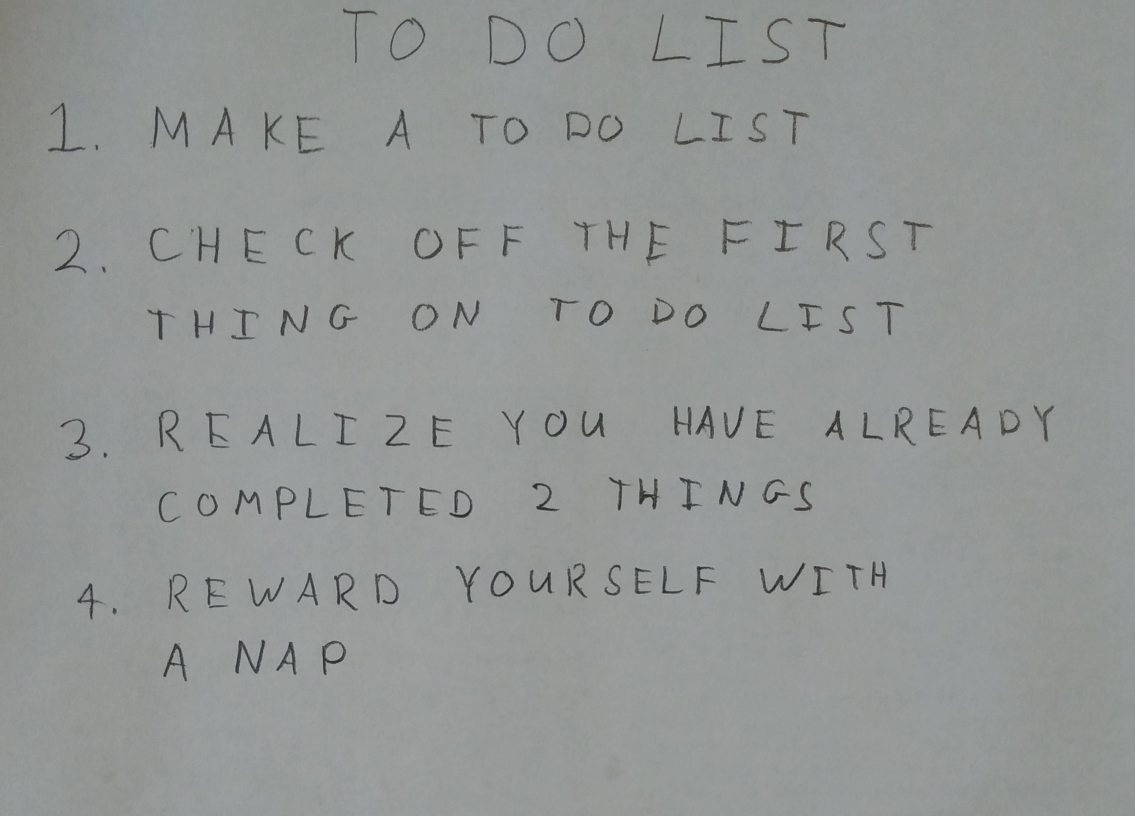
#> input picture PS5/images/01_list.jpg, 2270 x 1631 px (shown at 1/2 size); its folder holds only this picture in this run
$ python run_q4.py   (older library calls are emulated)
#> lines starting #> are read from the running program, lines starting #| are printed output that depends on the picture; after the words box and inside, x2 and y2 are one past the last pixel; in counts of white or black regions, pixels touching at a corner belong together
### PS5/python/q4.py
import numpy as np

import skimage
import skimage.measure
import skimage.color
import skimage.restoration
import skimage.filters
import skimage.morphology
import skimage.segmentation

# takes a color image
# returns a list of bounding boxes and black_and_white image
def findLetters(image):
    bboxes = []
    bw = None
    # insert processing in here
    # one idea estimate noise -> denoise -> greyscale -> threshold -> morphology -> label -> skip small boxes
    # this can be 10 to 15 lines of code using skimage functions

    # Preprocess Image:
    # (if this fails later, consider using total variation filter instead)
    # Bilateral is nice b/c it's ideally edge preserving
    sigma = skimage.restoration.estimate_sigma(image, multichannel=True, average_sigmas=True)
#> sigma = 0.00154
    denoised = skimage.restoration.denoise_bilateral(image, sigma_color=0.05, sigma_spatial=100*sigma, multichannel=True)

    # Get BW Image:
    gray = skimage.color.rgb2gray(denoised)
    thesholds = skimage.filters.threshold_multiotsu(image)
#> thesholds = [0.43, 0.579]
    bw = gray > 0.9*np.min(thesholds)
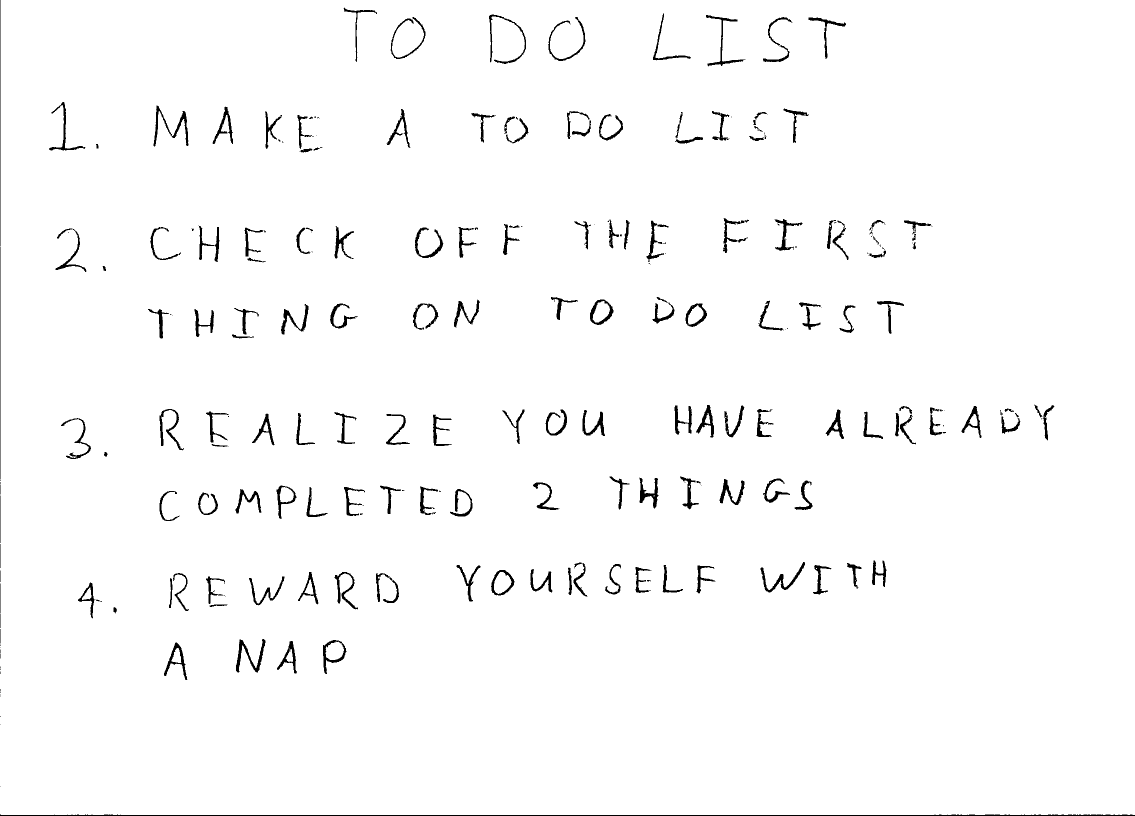
#> bw: shape (1631, 2270) bool (shown at 1/2 size); 98% white; 258 black regions (87 under 20 px), largest, box (x1, y1, x2, y2) and area: (0, 1629, 2270, 1631) 2499, (307, 211, 377, 293) 1105, (472, 1278, 531, 1345) 1069

    # Invert
    # (letters need to be 1, bg needs to be 0 for subsequent processing):
    inverted = ~bw
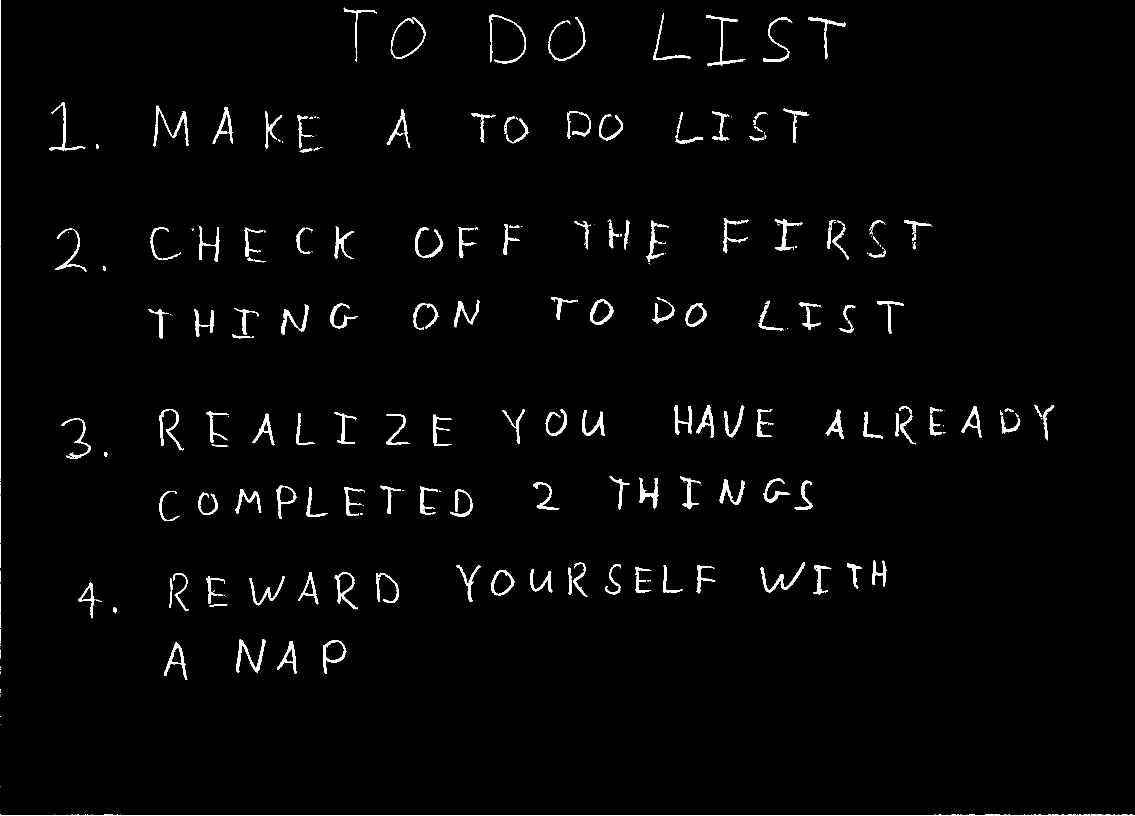
#> inverted: shape (1631, 2270) bool (shown at 1/2 size); 2% white; 258 white regions (87 under 20 px), largest, box (x1, y1, x2, y2) and area: (0, 1629, 2270, 1631) 2499, (307, 211, 377, 293) 1105, (472, 1278, 531, 1345) 1069

    # Refine Characters:
    refined = skimage.morphology.closing(inverted) # get morphological closing of image
#> refined: shape (1631, 2270) bool; 2.1% white; 219 white regions (61 under 20 px), largest, box (x1, y1, x2, y2) and area: (0, 1629, 2270, 1631) 2499, (307, 211, 377, 293) 1110, (472, 1278, 531, 1345) 1073
    refined = skimage.segmentation.clear_border(refined)
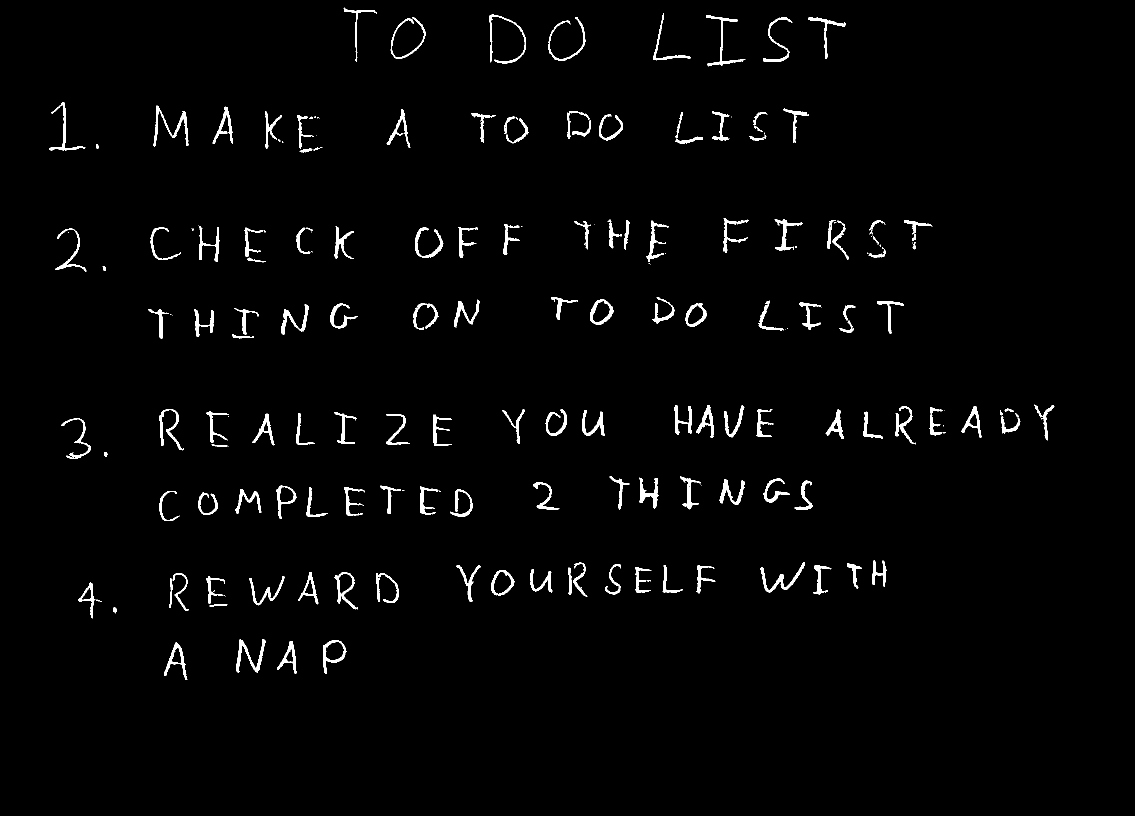
#> refined: shape (1631, 2270) bool (shown at 1/2 size); 2% white; 192 white regions (44 under 20 px), largest, box (x1, y1, x2, y2) and area: (307, 211, 377, 293) 1110, (472, 1278, 531, 1345) 1073, (1521, 1124, 1610, 1185) 976

    # Label Image Segments:
    labelled = skimage.measure.label(refined)
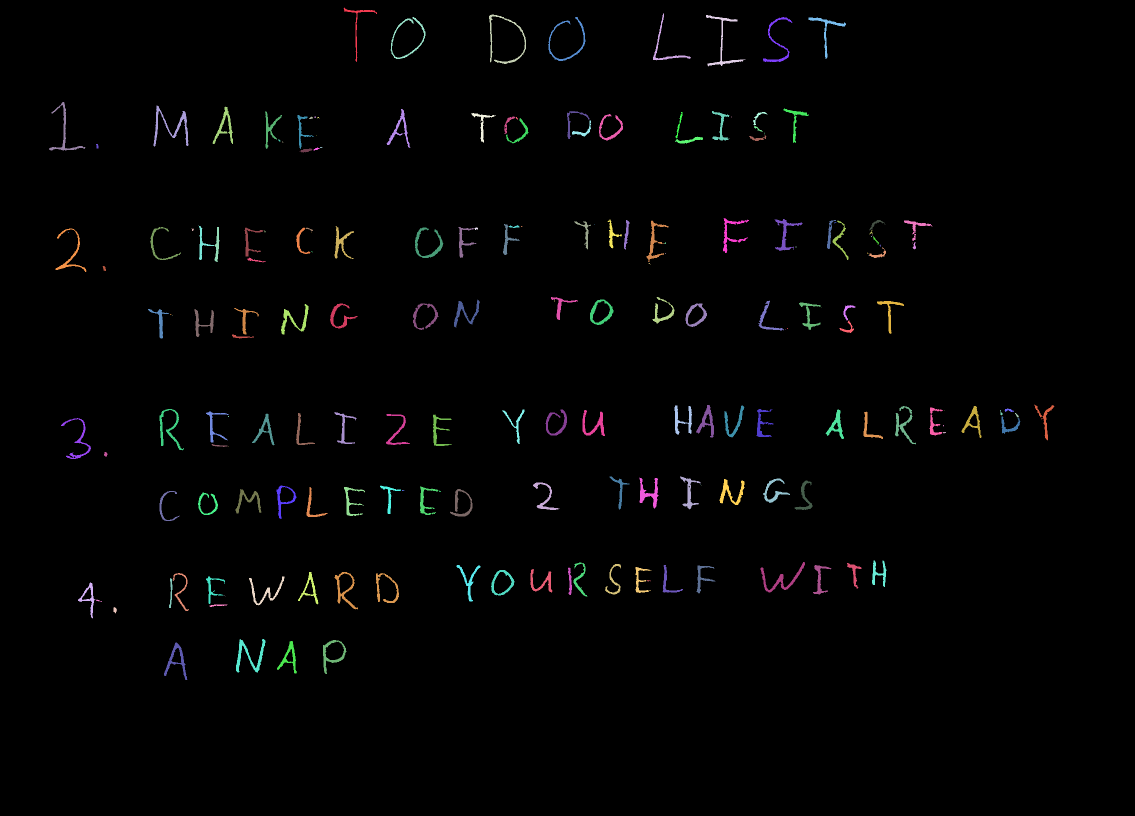
#> labelled: shape (1631, 2270) int32 (shown at 1/2 size); 193 distinct labels, from 0 to 192; one colour per label, 0 black

    # Extract bounding boxes:
    min_area = (32)**2 # (min area: square with half the size of NN input's square)
    for region in skimage.measure.regionprops(labelled):
        # Ensure region isn't trivial in size:
        if region.area < min_area:
            continue;

        # Ensure region has roughly the right aspect ratio (i.e. that it won't
        # be unrecognizably stretched when mapped to 32x32):
        minr, minc, maxr, maxc = region.bbox
        height = maxr - minr
        width = maxc - minc
        if width > 10*height or height > 10*width:
            continue;

        # If still here, all conditions passed and this can be added:
        bboxes.append(region.bbox)
#> this loop made 192 passes
#> (minr, minc, maxr, maxc, height, width) on pass 10: (211, 307, 293, 377, 82, 70)
#> after the loop, bboxes = [(211, 307, 293, 377), (1278, 472, 1345, 531)]

    bw = skimage.img_as_float(bw)

    return bboxes, bw

### PS5/python/run_q4.py
import os
import numpy as np
import matplotlib.pyplot as plt
import matplotlib.patches

import skimage
import skimage.measure
import skimage.color
import skimage.restoration
import skimage.io
import skimage.filters
import skimage.morphology
import skimage.segmentation

from nn import *
from q4 import *
# do not include any more libraries here!
# no opencv, no sklearn, etc!
import warnings
warnings.simplefilter(action='ignore', category=FutureWarning)
warnings.simplefilter(action='ignore', category=UserWarning)

for img in os.listdir('../images'):
    im1 = skimage.img_as_float(skimage.io.imread(os.path.join('../images',img)))
    bboxes, bw = findLetters(im1)
#> bboxes = [(211, 307, 293, 377), (1278, 472, 1345, 531)]

    plt.imshow(im1); plt.show();

    plt.imshow(bw)
    for bbox in bboxes:
        minr, minc, maxr, maxc = bbox
        rect = matplotlib.patches.Rectangle((minc, minr), maxc - minc, maxr - minr,
                                fill=False, edgecolor='red', linewidth=2)
        plt.gca().add_patch(rect)
#> this loop made 2 passes
    plt.show()
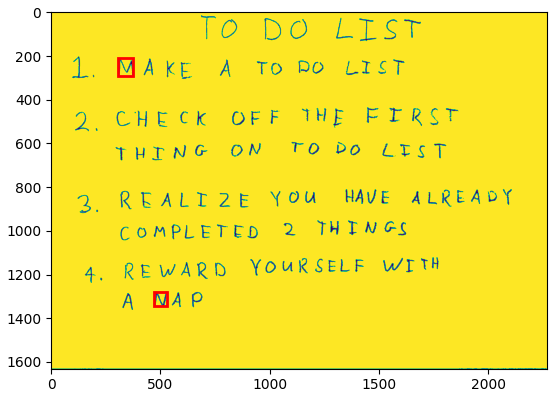
#> figure drawn by matplotlib, 1 panel
    # find the rows using..RANSAC, counting, clustering, etc.
    ##########################
    ##### your code here #####
    ##########################


    # crop the bounding boxes
    # note.. before you flatten, transpose the image (that's how the dataset is!)
    # consider doing a square crop, and even using np.pad() to get your images looking more like the dataset
    ##########################
    ##### your code here #####
    ##########################

    # load the weights
    # run the crops through your neural network and print them out
    import pickle
    import string
    letters = np.array([_ for _ in string.ascii_uppercase[:26]] + [str(_) for _ in range(10)])
#> (the run stopped early here; a loop or call above may not have finished)
